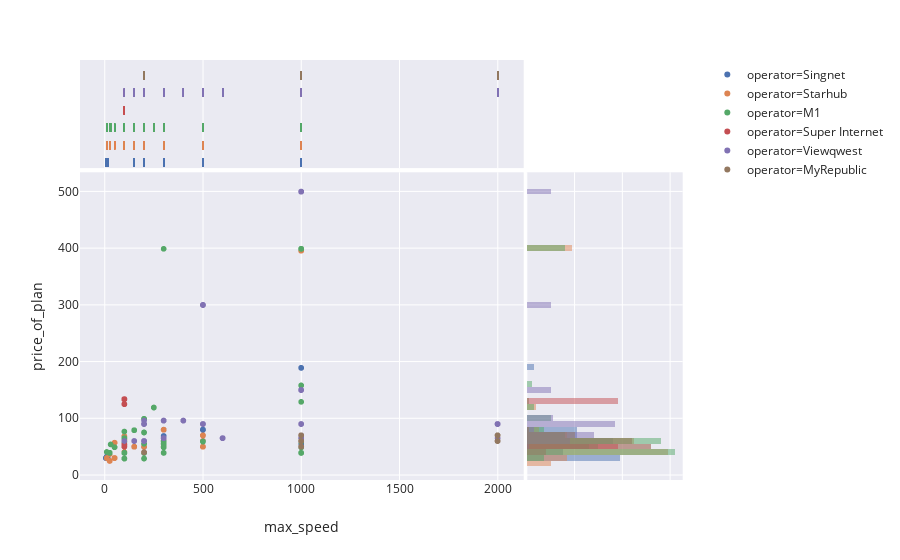

The cell this chart's notebook holds for it:
### Markdown cell above
The dataset still has many `NaN` values. We will refrain from filling in with broad averages since this will distort the data too much.

### Code cell
fig = px.scatter(df7, 
                 x="max_speed", 
                 y="price_of_plan", 
                 color="operator",
                 hover_name='month',
                 template='seaborn',
                 marginal_y='histogram',marginal_x='rug')
fig.show()
# sns.scatterplot(data=df7,x='max_speed',y='price_of_plan',hue='operator').set_title('Singapore Broadband Plans')
# plt.xlabel('Max Speed (MBPS)')
# plt.ylabel('Plan Price (SGD)')
# plt.show()

### Figure 1 — Plotly figure (JSON) as saved in the notebook; plotly's stock layout.template omitted (floating-point values rounded to 4 significant figures; data arrays with more than 128 entries replaced by an {"elided": "..."} marker saying what was removed)
{"data": [{"hoverlabel": {"namelength": 0}, "hovertemplate": "<b>%{hovertext}</b><br><br>operator=Singnet<br>max_speed=%{x}<br>price_of_plan=%{y}", "hovertext": {"elided": "345 str values"}, "legendgroup": "operator=Singnet", "marker": {"color": "rgb(76,114,176)", "symbol": "circle"}, "mode": "markers", "name": "operator=Singnet", "showlegend": true, "type": "scattergl", "x": {"elided": "345 int values"}, "xaxis": "x", "y": {"elided": "345 float values"}, "yaxis": "y"}, {"alignmentgroup": "True", "boxpoints": "all", "fillcolor": "rgba(255,255,255,0)", "hoverlabel": {"namelength": 0}, "hoveron": "points", "hovertemplate": "<b>%{hovertext}</b><br><br>operator=Singnet<br>max_speed=%{x}", "hovertext": {"elided": "345 str values"}, "jitter": 0, "legendgroup": "operator=Singnet", "line": {"color": "rgba(255,255,255,0)"}, "marker": {"color": "rgb(76,114,176)", "symbol": "line-ns-open"}, "name": "operator=Singnet", "offsetgroup": "operator=Singnet", "showlegend": false, "type": "box", "x": {"elided": "345 int values"}, "xaxis": "x3", "yaxis": "y3"}, {"alignmentgroup": "True", "bingroup": "y", "hoverlabel": {"namelength": 0}, "hovertemplate": "operator=Singnet<br>price_of_plan=%{y}<br>count=%{x}", "legendgroup": "operator=Singnet", "marker": {"color": "rgb(76,114,176)"}, "name": "operator=Singnet", "offsetgroup": "operator=Singnet", "opacity": 0.5, "showlegend": false, "type": "histogram", "xaxis": "x2", "y": {"elided": "345 float values"}, "yaxis": "y2"}, {"hoverlabel": {"namelength": 0}, "hovertemplate": "<b>%{hovertext}</b><br><br>operator=Starhub<br>max_speed=%{x}<br>price_of_plan=%{y}", "hovertext": {"elided": "566 str values"}, "legendgroup": "operator=Starhub", "marker": {"color": "rgb(221,132,82)", "symbol": "circle"}, "mode": "markers", "name": "operator=Starhub", "showlegend": true, "type": "scattergl", "x": {"elided": "566 int values"}, "xaxis": "x", "y": {"elided": "566 float values"}, "yaxis": "y"}, {"alignmentgroup": "True", "boxpoints": "all", "fillcolor": "rgba(255,255,255,0)", "hoverlabel": {"namelength": 0}, "hoveron": "points", "hovertemplate": "<b>%{hovertext}</b><br><br>operator=Starhub<br>max_speed=%{x}", "hovertext": {"elided": "566 str values"}, "jitter": 0, "legendgroup": "operator=Starhub", "line": {"color": "rgba(255,255,255,0)"}, "marker": {"color": "rgb(221,132,82)", "symbol": "line-ns-open"}, "name": "operator=Starhub", "offsetgroup": "operator=Starhub", "showlegend": false, "type": "box", "x": {"elided": "566 int values"}, "xaxis": "x3", "yaxis": "y3"}, {"alignmentgroup": "True", "bingroup": "y", "hoverlabel": {"namelength": 0}, "hovertemplate": "operator=Starhub<br>price_of_plan=%{y}<br>count=%{x}", "legendgroup": "operator=Starhub", "marker": {"color": "rgb(221,132,82)"}, "name": "operator=Starhub", "offsetgroup": "operator=Starhub", "opacity": 0.5, "showlegend": false, "type": "histogram", "xaxis": "x2", "y": {"elided": "566 float values"}, "yaxis": "y2"}, {"hoverlabel": {"namelength": 0}, "hovertemplate": "<b>%{hovertext}</b><br><br>operator=M1<br>max_speed=%{x}<br>price_of_plan=%{y}", "hovertext": {"elided": "686 str values"}, "legendgroup": "operator=M1", "marker": {"color": "rgb(85,168,104)", "symbol": "circle"}, "mode": "markers", "name": "operator=M1", "showlegend": true, "type": "scattergl", "x": {"elided": "686 int values"}, "xaxis": "x", "y": {"elided": "686 float values"}, "yaxis": "y"}, {"alignmentgroup": "True", "boxpoints": "all", "fillcolor": "rgba(255,255,255,0)", "hoverlabel": {"namelength": 0}, "hoveron": "points", "hovertemplate": "<b>%{hovertext}</b><br><br>operator=M1<br>max_speed=%{x}", "hovertext": {"elided": "686 str values"}, "jitter": 0, "legendgroup": "operator=M1", "line": {"color": "rgba(255,255,255,0)"}, "marker": {"color": "rgb(85,168,104)", "symbol": "line-ns-open"}, "name": "operator=M1", "offsetgroup": "operator=M1", "showlegend": false, "type": "box", "x": {"elided": "686 int values"}, "xaxis": "x3", "yaxis": "y3"}, {"alignmentgroup": "True", "bingroup": "y", "hoverlabel": {"namelength": 0}, "hovertemplate": "operator=M1<br>price_of_plan=%{y}<br>count=%{x}", "legendgroup": "operator=M1", "marker": {"color": "rgb(85,168,104)"}, "name": "operator=M1", "offsetgroup": "operator=M1", "opacity": 0.5, "showlegend": false, "type": "histogram", "xaxis": "x2", "y": {"elided": "686 float values"}, "yaxis": "y2"}, {"hoverlabel": {"namelength": 0}, "hovertemplate": "<b>%{hovertext}</b><br><br>operator=Super Internet<br>max_speed=%{x}<br>price_of_plan=%{y}", "hovertext": ["2013-03", "2013-03", "2013-04", "2013-04", "2013-05", "2013-05", "2013-06", "2013-06", "2013-07", "2013-07", "2013-08", "2013-08", "2013-09", "2013-09", "2013-10", "2013-10", "2013-11", "2013-11", "2013-12", "2013-12", "2014-01", "2014-01", "2014-02", "2014-02", "2014-03", "2014-03", "2014-04", "2014-04", "2014-05", "2014-05", "2014-06", "2014-06", "2014-07", "2014-07", "2014-08", "2014-08", "2014-09", "2014-09", "2014-10", "2014-10", "2014-11", "2014-11", "2014-12", "2014-12", "2015-01", "2015-01", "2015-03", "2015-03", "2015-04", "2015-04", "2015-05", "2015-05", "2015-06", "2015-06", "2015-07", "2015-07", "2015-08", "2015-08", "2015-09", "2015-09", "2015-10", "2015-10", "2015-11", "2015-11", "2015-12", "2015-12", "2016-02", "2016-02", "2016-03", "2016-03", "2016-04", "2016-04", "2016-05", "2016-05", "2016-06", "2016-06"], "legendgroup": "operator=Super Internet", "marker": {"color": "rgb(196,78,82)", "symbol": "circle"}, "mode": "markers", "name": "operator=Super Internet", "showlegend": true, "type": "scattergl", "x": [100, 100, 100, 100, 100, 100, 100, 100, 100, 100, 100, 100, 100, 100, 100, 100, 100, 100, 100, 100, 100, 100, 100, 100, 100, 100, 100, 100, 100, 100, 100, 100, 100, 100, 100, 100, 100, 100, 100, 100, 100, 100, 100, 100, 100, 100, 100, 100, 100, 100, 100, 100, 100, 100, 100, 100, 100, 100, 100, 100, 100, 100, 100, 100, 100, 100, 100, 100, 100, 100, 100, 100, 100, 100, 100, 100], "xaxis": "x", "y": [50, 125, 50, 125, 50, 125, 50, 125, 53.5, 133.8, 53.5, 133.8, 53.5, 133.8, 53.5, 133.8, 53.5, 133.8, 53.5, 133.8, 53.5, 133.8, 53.5, 133.8, 53.5, 133.8, 53.5, 133.8, 53.5, 133.8, 53.5, 133.8, 53.5, 133.8, 53.5, 133.8, 53.5, 133.8, 53.5, 133.8, 53.5, 133.8, 53.5, 133.8, 53.5, 133.8, 53.5, 133.8, 53.5, 133.8, 53.5, 133.8, 53.5, 133.8, 53.5, 133.8, 53.5, 133.8, 53.5, 133.8, 53.5, 133.8, 53.5, 133.8, 53.5, 133.8, 53.5, 133.8, 53.5, 133.8, 53.5, 133.8, 53.5, 133.8, 53.5, 133.8], "yaxis": "y"}, {"alignmentgroup": "True", "boxpoints": "all", "fillcolor": "rgba(255,255,255,0)", "hoverlabel": {"namelength": 0}, "hoveron": "points", "hovertemplate": "<b>%{hovertext}</b><br><br>operator=Super Internet<br>max_speed=%{x}", "hovertext": ["2013-03", "2013-03", "2013-04", "2013-04", "2013-05", "2013-05", "2013-06", "2013-06", "2013-07", "2013-07", "2013-08", "2013-08", "2013-09", "2013-09", "2013-10", "2013-10", "2013-11", "2013-11", "2013-12", "2013-12", "2014-01", "2014-01", "2014-02", "2014-02", "2014-03", "2014-03", "2014-04", "2014-04", "2014-05", "2014-05", "2014-06", "2014-06", "2014-07", "2014-07", "2014-08", "2014-08", "2014-09", "2014-09", "2014-10", "2014-10", "2014-11", "2014-11", "2014-12", "2014-12", "2015-01", "2015-01", "2015-03", "2015-03", "2015-04", "2015-04", "2015-05", "2015-05", "2015-06", "2015-06", "2015-07", "2015-07", "2015-08", "2015-08", "2015-09", "2015-09", "2015-10", "2015-10", "2015-11", "2015-11", "2015-12", "2015-12", "2016-02", "2016-02", "2016-03", "2016-03", "2016-04", "2016-04", "2016-05", "2016-05", "2016-06", "2016-06"], "jitter": 0, "legendgroup": "operator=Super Internet", "line": {"color": "rgba(255,255,255,0)"}, "marker": {"color": "rgb(196,78,82)", "symbol": "line-ns-open"}, "name": "operator=Super Internet", "offsetgroup": "operator=Super Internet", "showlegend": false, "type": "box", "x": [100, 100, 100, 100, 100, 100, 100, 100, 100, 100, 100, 100, 100, 100, 100, 100, 100, 100, 100, 100, 100, 100, 100, 100, 100, 100, 100, 100, 100, 100, 100, 100, 100, 100, 100, 100, 100, 100, 100, 100, 100, 100, 100, 100, 100, 100, 100, 100, 100, 100, 100, 100, 100, 100, 100, 100, 100, 100, 100, 100, 100, 100, 100, 100, 100, 100, 100, 100, 100, 100, 100, 100, 100, 100, 100, 100], "xaxis": "x3", "yaxis": "y3"}, {"alignmentgroup": "True", "bingroup": "y", "hoverlabel": {"namelength": 0}, "hovertemplate": "operator=Super Internet<br>price_of_plan=%{y}<br>count=%{x}", "legendgroup": "operator=Super Internet", "marker": {"color": "rgb(196,78,82)"}, "name": "operator=Super Internet", "offsetgroup": "operator=Super Internet", "opacity": 0.5, "showlegend": false, "type": "histogram", "xaxis": "x2", "y": [50, 125, 50, 125, 50, 125, 50, 125, 53.5, 133.8, 53.5, 133.8, 53.5, 133.8, 53.5, 133.8, 53.5, 133.8, 53.5, 133.8, 53.5, 133.8, 53.5, 133.8, 53.5, 133.8, 53.5, 133.8, 53.5, 133.8, 53.5, 133.8, 53.5, 133.8, 53.5, 133.8, 53.5, 133.8, 53.5, 133.8, 53.5, 133.8, 53.5, 133.8, 53.5, 133.8, 53.5, 133.8, 53.5, 133.8, 53.5, 133.8, 53.5, 133.8, 53.5, 133.8, 53.5, 133.8, 53.5, 133.8, 53.5, 133.8, 53.5, 133.8, 53.5, 133.8, 53.5, 133.8, 53.5, 133.8, 53.5, 133.8, 53.5, 133.8, 53.5, 133.8], "yaxis": "y2"}, {"hoverlabel": {"namelength": 0}, "hovertemplate": "<b>%{hovertext}</b><br><br>operator=Viewqwest<br>max_speed=%{x}<br>price_of_plan=%{y}", "hovertext": {"elided": "418 str values"}, "legendgroup": "operator=Viewqwest", "marker": {"color": "rgb(129,114,179)", "symbol": "circle"}, "mode": "markers", "name": "operator=Viewqwest", "showlegend": true, "type": "scattergl", "x": {"elided": "418 int values"}, "xaxis": "x", "y": {"elided": "418 float values"}, "yaxis": "y"}, {"alignmentgroup": "True", "boxpoints": "all", "fillcolor": "rgba(255,255,255,0)", "hoverlabel": {"namelength": 0}, "hoveron": "points", "hovertemplate": "<b>%{hovertext}</b><br><br>operator=Viewqwest<br>max_speed=%{x}", "hovertext": {"elided": "418 str values"}, "jitter": 0, "legendgroup": "operator=Viewqwest", "line": {"color": "rgba(255,255,255,0)"}, "marker": {"color": "rgb(129,114,179)", "symbol": "line-ns-open"}, "name": "operator=Viewqwest", "offsetgroup": "operator=Viewqwest", "showlegend": false, "type": "box", "x": {"elided": "418 int values"}, "xaxis": "x3", "yaxis": "y3"}, {"alignmentgroup": "True", "bingroup": "y", "hoverlabel": {"namelength": 0}, "hovertemplate": "operator=Viewqwest<br>price_of_plan=%{y}<br>count=%{x}", "legendgroup": "operator=Viewqwest", "marker": {"color": "rgb(129,114,179)"}, "name": "operator=Viewqwest", "offsetgroup": "operator=Viewqwest", "opacity": 0.5, "showlegend": false, "type": "histogram", "xaxis": "x2", "y": {"elided": "418 float values"}, "yaxis": "y2"}, {"hoverlabel": {"namelength": 0}, "hovertemplate": "<b>%{hovertext}</b><br><br>operator=MyRepublic<br>max_speed=%{x}<br>price_of_plan=%{y}", "hovertext": {"elided": "342 str values"}, "legendgroup": "operator=MyRepublic", "marker": {"color": "rgb(147,120,96)", "symbol": "circle"}, "mode": "markers", "name": "operator=MyRepublic", "showlegend": true, "type": "scattergl", "x": {"elided": "342 int values"}, "xaxis": "x", "y": {"elided": "342 float values"}, "yaxis": "y"}, {"alignmentgroup": "True", "boxpoints": "all", "fillcolor": "rgba(255,255,255,0)", "hoverlabel": {"namelength": 0}, "hoveron": "points", "hovertemplate": "<b>%{hovertext}</b><br><br>operator=MyRepublic<br>max_speed=%{x}", "hovertext": {"elided": "342 str values"}, "jitter": 0, "legendgroup": "operator=MyRepublic", "line": {"color": "rgba(255,255,255,0)"}, "marker": {"color": "rgb(147,120,96)", "symbol": "line-ns-open"}, "name": "operator=MyRepublic", "offsetgroup": "operator=MyRepublic", "showlegend": false, "type": "box", "x": {"elided": "342 int values"}, "xaxis": "x3", "yaxis": "y3"}, {"alignmentgroup": "True", "bingroup": "y", "hoverlabel": {"namelength": 0}, "hovertemplate": "operator=MyRepublic<br>price_of_plan=%{y}<br>count=%{x}", "legendgroup": "operator=MyRepublic", "marker": {"color": "rgb(147,120,96)"}, "name": "operator=MyRepublic", "offsetgroup": "operator=MyRepublic", "opacity": 0.5, "showlegend": false, "type": "histogram", "xaxis": "x2", "y": {"elided": "342 float values"}, "yaxis": "y2"}], "layout": {"autosize": true, "barmode": "overlay", "legend": {"tracegroupgap": 0}, "margin": {"t": 60}, "xaxis": {"anchor": "y", "autorange": true, "domain": [0, 0.7215], "range": [-112.5, 2119.0], "title": {"text": "max_speed"}, "type": "linear"}, "xaxis2": {"anchor": "y2", "autorange": true, "domain": [0.7265, 0.98], "matches": "x2", "range": [0, 65.26], "showgrid": true, "showticklabels": false}, "xaxis3": {"anchor": "y3", "autorange": true, "domain": [0, 0.7215], "matches": "x", "range": [-112.5, 2119.0], "showgrid": true, "showticklabels": false, "type": "linear"}, "xaxis4": {"anchor": "y4", "domain": [0.7265, 0.98], "matches": "x2", "showgrid": true, "showticklabels": false}, "yaxis": {"anchor": "x", "autorange": true, "domain": [0, 0.7326], "range": [-8.183, 533.0], "title": {"text": "price_of_plan"}, "type": "linear"}, "yaxis2": {"anchor": "x2", "autorange": true, "domain": [0, 0.7326], "matches": "y", "range": [-8.183, 533.0], "showgrid": true, "showticklabels": false, "type": "linear"}, "yaxis3": {"anchor": "x3", "autorange": true, "domain": [0.7426, 1], "matches": "y3", "range": [-0.656, 5.5], "showgrid": false, "showticklabels": false, "type": "category"}, "yaxis4": {"anchor": "x4", "domain": [0.7426, 1], "matches": "y3", "showgrid": true, "showticklabels": false}}}
